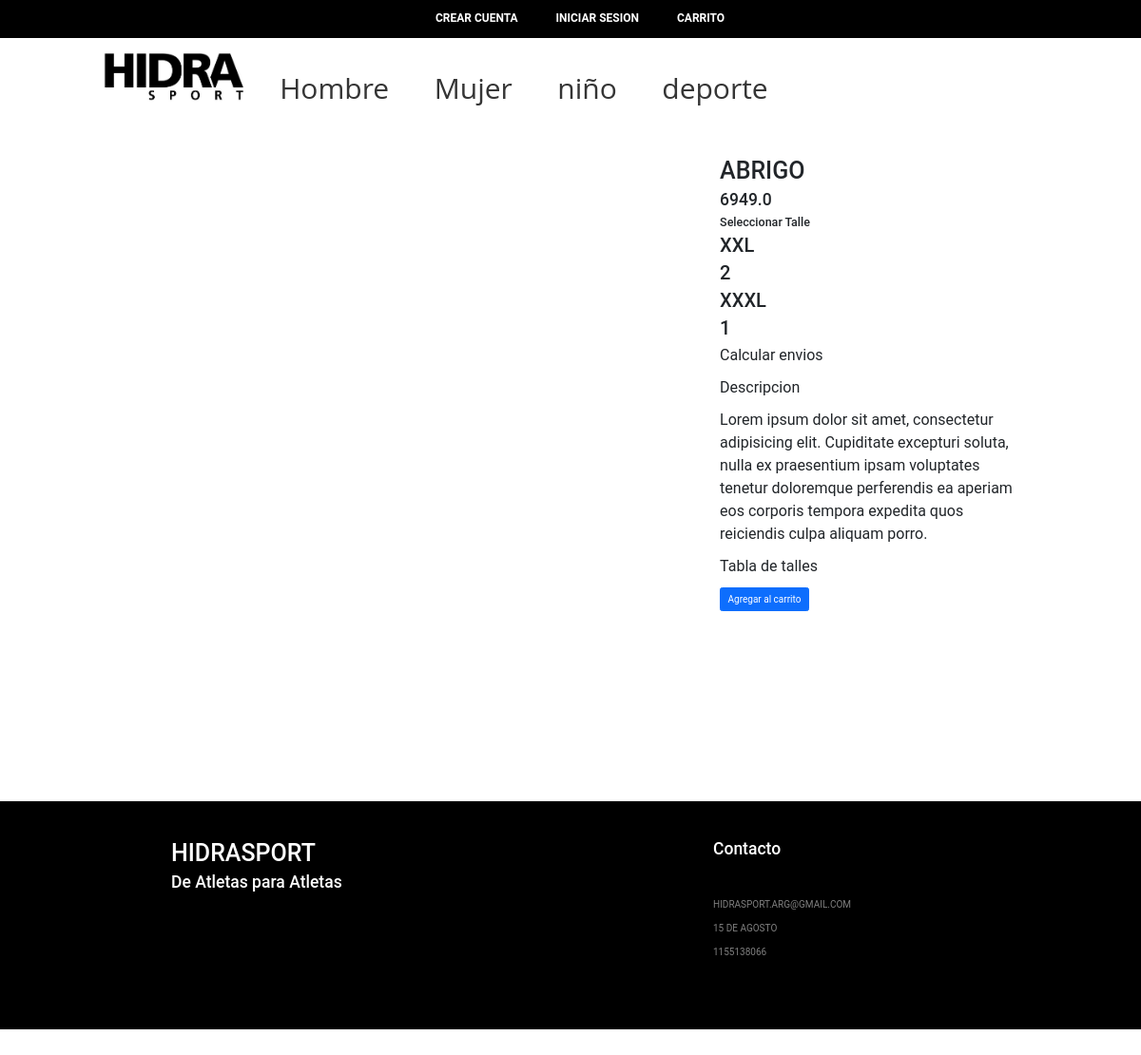
Before: /5 with the older database file.
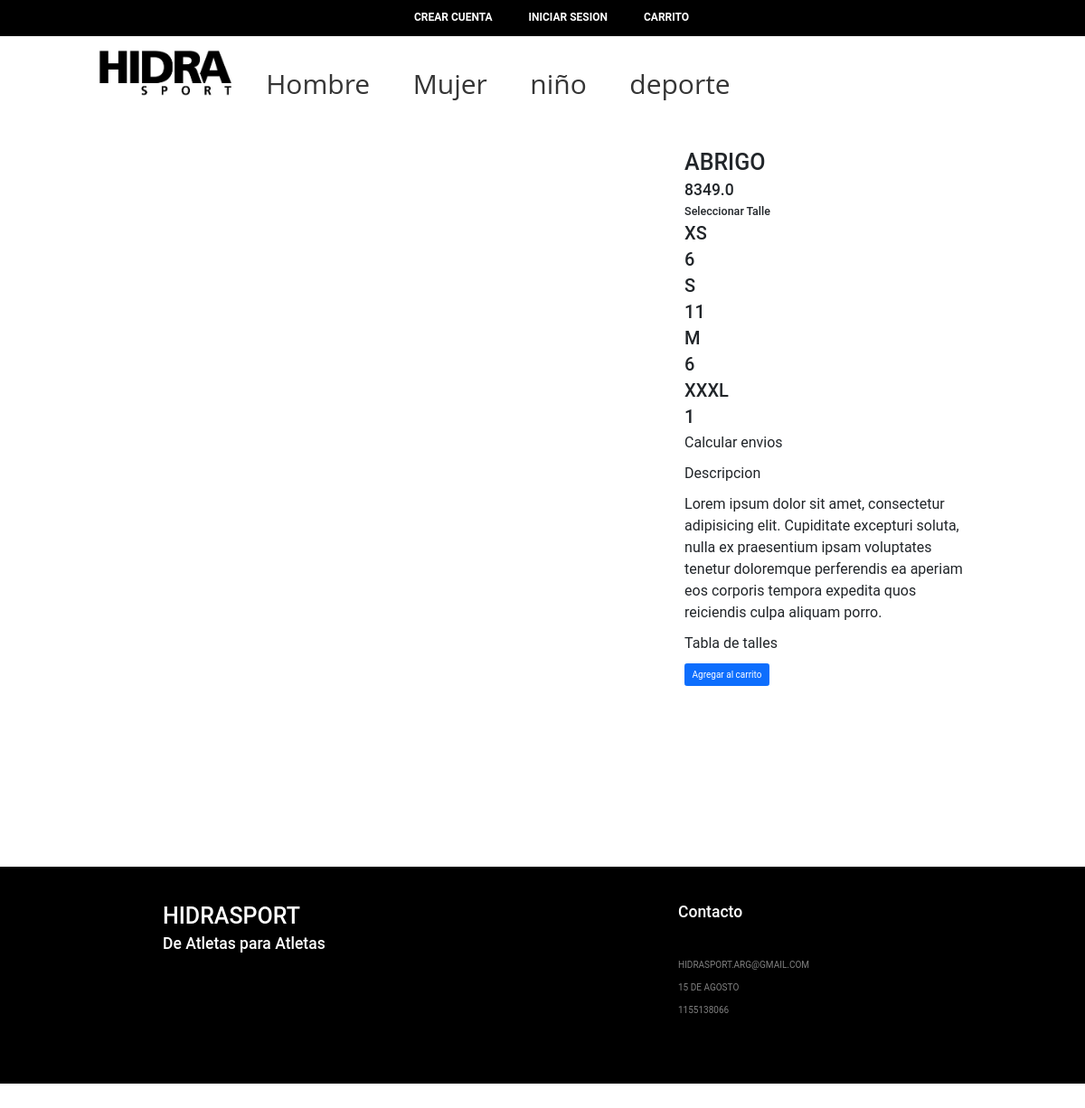
After: the same page with the newer database file.
### store/models.py (models this page shows, shortened)
class Categorias(models.Model):
    nombre = models.CharField(max_length=20)
    destacada = models.BooleanField(default=False)
    imagen = models.ImageField(upload_to='images/')

class Product(models.Model):
    codigo = models.CharField(max_length=50)
    name = models.CharField(max_length=100)
    descripcion = models.CharField(max_length=50, blank=True, null=True)
    sexo = models.CharField(max_length=50, blank=True, null=True)
    color = models.CharField(max_length=50, blank=True, null=True)
    guard = models.CharField(max_length=50, blank=True, null=True)
    telas = models.CharField(max_length=50, blank=True, null=True)
    diseño = models.CharField(max_length=50, blank=True, null=True)
    detalle_color = models.CharField(max_length=50, blank=True, null=True)
    faltante = models.CharField(max_length=50, blank=True, null=True)
    image = models.ImageField(upload_to='products/')
    secundaria = models.ImageField(upload_to='products/')
    categorias = models.ManyToManyField('Categorias', related_name='categorias', blank=True)
    price = models.FloatField()
    oferta = models.BooleanField(default=False)
    lomejor = models.BooleanField(default=False)
    visible = models.BooleanField(default=False)
    proveedores = models.BooleanField(default=False)
    class Meta:
        verbose_name_plural = "Productos"

class Talles(models.Model):
    codigo = models.CharField(max_length=50)
    subcodigo = models.CharField(max_length=50)
    product = models.ForeignKey(Product, null = True, blank = True, on_delete=models.CASCADE)
    talle = models.CharField(max_length=20, blank=True, null=True)
    largo = models.CharField(max_length=50, blank=True, null=True)
    cadera = models.CharField(max_length=50, blank=True, null=True)
    manga = models.CharField(max_length=50, blank=True, null=True)
    siza = models.CharField(max_length=50, blank=True, null=True)
    tiro = models.CharField(max_length=50, blank=True, null=True)
    bajo_busto = models.CharField(max_length=50, blank=True, null=True)
    cintura = models.CharField(max_length=50, blank=True, null=True)
    ubicacion = models.CharField(max_length=50, blank=True, null=True)
    tamaño_caja = models.CharField(max_length=50, blank=True, null=True)
    cantidad = models.IntegerField(default = 0, blank=True, null=True)
    class Meta:
        verbose_name_plural = "Talles"

### store/views.py (the view)
# urls.py: path("<int:pk>", views.articulo_detalle, name="articulo_detalle"),
def articulo_detalle(request, pk):
    articulo = Product.objects.get(pk=pk)
    images = Images.objects.filter(product=pk)
    destacadas=Categorias.objects.filter(destacada=True)
    context = {
        'articulo': articulo,
        "destacadas": destacadas,
        "images": images
    }
    return render(request, 'articulo_detalle.html', context)

### cart/context_processor.py (called while the page is built)
def cart_total_amount(request):
	if request.user.is_authenticated:
		cart = Cart(request)
		total_bill = 0.0
		for key,value in request.session['cart'].items():
			total_bill = total_bill + (float(value['price']) * value['quantity'])
		return {'cart_total_amount' : total_bill}
	else:
		return {'cart_total_amount' : 0}

### store/templates/articulo_detalle.html (shortened to what this page needs)
{% extends "base.html" %}
{% load static %}
{% block page_content %}
<div class="container-fluid d-flex justify-content-center">
    <div class="row article-detail  col-sm-10">
        <div class="row col-sm-8 left-column">
            <div class="small-imgs wrap col-sm-2">
            </div>
            <div class="big-imgs col-sm-9">
            </div>
        </div>
        <div class="col-sm-4 right-column">
            <h1>{{articulo.name}}</h1>
            <h3>{{articulo.price}}</h3>
            <h5>Seleccionar Talle</h5>
            {% for x in articulo.talles_set.all %}
                <h2 class="talle-button">{{x.talle}}</h2>
                <h2>{{x.cantidad}}</h2>
            {% endfor %}
            <p>Calcular envios</p>
            <p>Descripcion</p>
            <p>Lorem ipsum dolor sit amet, consectetur adipisicing elit. Cupiditate excepturi soluta, nulla ex praesentium ipsam voluptates tenetur doloremque perferendis ea aperiam eos corporis tempora expedita quos reiciendis culpa aliquam porro.</p>
            <p>Tabla de talles</p>
            <a href="{% url 'cart_add' articulo.pk%}" id="buy-link" class="btn btn-primary">Agregar al carrito</a>
        </div>
    </div>
</div>
{% endblock %}

### hidrasport/templates/base.html (shortened to what this page needs)
{% load static %}
<head>
    <link rel="stylesheet" href="https://cdnjs.cloudflare.com/ajax/libs/font-awesome/4.7.0/css/font-awesome.min.css">
    <link href="https://cdn.jsdelivr.net/npm/bootstrap@5.0.0-beta3/dist/css/bootstrap.min.css" rel="stylesheet">
    <link href="//netdna.bootstrapcdn.com/font-awesome/3.2.1/css/font-awesome.css" rel="stylesheet">
    <link rel="stylesheet" href="{% static 'style.css' %}">
    <link rel="stylesheet" href="{% static 'navStyle.css' %}">
</head>
<section class="top-line">
    <div class="container-top-line ">
        <ul class="top-list d-flex justify-content-center">
            {% if user.is_authenticated %}
            <li class="top-item">
                Bienvenido {{user.username}}
            </li>
            <li class="top-item"><a href="/logout/">Salir</a></li>
            {% else %}
            <li class="top-item"><a href="/register">Crear Cuenta</a></li>
            <li class="top-item"><a href="/login/">Iniciar sesion</a></li>
            {% endif %}
            <li class="top-item"><a href="/cart_detail/">carrito</a></li>
        </ul>
    </div>
</section>
<nav id="nav-desktop" class="nav-desktop d-flex justify-content-center">
    <div class="nav-bar col-sm-10 row">
        <div class="col-sm-3 col-xl-2"><a href="/"><img src="{% static 'logo.jpeg' %}" class="logo" alt=""></a></div>
        <ul class="col-sm-9 col-xl-8 menu">
            {% for cat in destacadas %}
            <li><a href="/productos/{{cat.nombre}}">{{cat.nombre}}</a>
            </li>
            {% endfor %}
        </ul>
        <div class="col-sm-2" id="search-basket">
        </div>
    </div>
</nav>
{% block page_content %}
{% endblock %}
<section class="footer">
    <div class="container">
        <div class="row d-flex justify-content-center">
            <div class="col-sm-3">
                <h1>HIDRASPORT</h1>
                <h2>De Atletas para Atletas</h2>
                <div class="row social">
                    <div class="social-icon">
                    </div>
                    <div class="social-icon">
                    </div>
                    <div class="social-icon">
                    </div>
                </div>
            </div>
            <div class="col-sm-3"></div>
            <div class="col-sm-3">
                <h2> Contacto</h2>
                <p>HIDRASPORT.ARG@GMAIL.COM</p>
                <p>15 DE AGOSTO</p>
                <p>1155138066</p>
            </div>
        </div>
    </div>
</section>

### static/style.css (style rules this page uses)
.top-item a { text-decoration: none; color: white; }
ul { list-style: none; }
p { font-size: 1.6rem; }
img { width: 100%; max-width: 100%; height: auto; }
section { padding: 0 0; }
.wrap { display:flex; flex-direction: column; }
.article-detail { margin-bottom: 20rem; margin-top: 2.5rem; }
.big-imgs { padding-left: 4rem; position: relative; }
.footer { width: 100%; font-size: 1rem; color: white; background-color: black; height: 15vh; padding-top: 4rem; min-height: 30vh; }
.footer h2 { font-size: 1.75rem; margin-bottom: 4rem; }
.footer p { font-size: 1rem; }
.social { margin-left: 1rem; }
.social-icon { margin-left: 1rem; margin-top: 3rem; }
.footer p { color: grey; }

### static/navStyle.css (style rules this page uses)
.top-line { position: relative; color: white; width: 100%; height: 4rem; z-index: 2; background-color: black; font-size: 1.2rem; font-weight: bold; text-transform: uppercase; vertical-align: middle; text-align: center; }
.top-list { padding-top: 1rem; }
.top-item { margin: 0rem 2rem; }
nav { background-color: white; font-size: 3rem; z-index: 1; }
.nav-bar { margin-top: 1.5rem; }
nav ul { list-style: none; }
.menu > li { display: inline-block; }
.menu > li > a { display: block; padding: 15px 20px; color: #353535; font-family: 'univers', 'open sans'; text-decoration: none; }

Changed rows visible on the page:
removed Talles: talle "XXL", cantidad "2"
changed Product "ABRIGO": price "6949.0" → "8349.0"
added Talles: talle "XS", cantidad "6"
added Talles: talle "S", cantidad "11"
added Talles: talle "M", cantidad "6"
